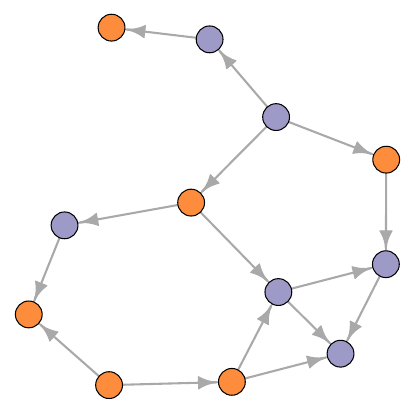

Generate this figure with R:
# figures/toy-network.R
# ---------------------

require("igraph")
set.seed(0, "Mersenne-Twister")

pdffile <- "figures/toy-network.pdf"
pdfout <- TRUE

width <- 4.15
height <- width

orange <- rgb(253, 141,  60, max = 255)
purple <- rgb(158, 154, 200, max = 255)
colors <- c(orange, purple)


i <- c(0, 0, 0, 1, 2, 2,  3, 4, 4, 5,  5, 6,  6, 7,  9)
j <- c(1, 2, 3, 9, 6, 7, 10, 5, 8, 6, 11, 9, 11, 8, 11)
g <- graph.edgelist(cbind(i, j))

V(g)$color <- colors[c(2, 1, 1, 2, 1, 1, 2, 2, 1, 2, 1, 2)]
V(g)$label <- NA

if (pdfout) pdf(pdffile, width = width, height = height)

par(mar = c(0,0,0,0))
plot(g, layout = layout.fruchterman.reingold, edge.width = 2)

if (pdfout) dev.off()
